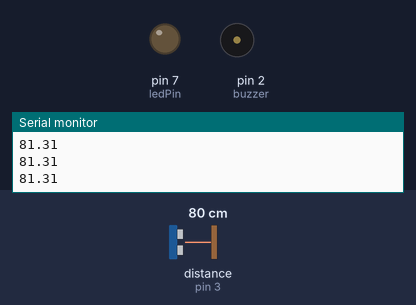
A sketch run on a simulated Arduino Uno, built with avr-gcc and run on an emulated ATmega328P. Parts: output pins drawn as LEDs (lit = HIGH), buzzer (waves = sounding, pin HIGH), the last lines printed to the serial monitor. Wiring (inferred from the names in the program): ultrasonic range finder: trigger pin 6; echo pin 3. The test bench sets the inputs (shaded band); at power-on: distance to the obstacle (sensor on pin 3) 80 cm. The echo pulse lasts 58.3 µs per cm; pins used as bus, display or sensor lines are not drawn.

Above: at 1.2 s.
1.3 s: distance to the obstacle (sensor on pin 3) set to 10 cm
2.8 s: distance to the obstacle (sensor on pin 3) set to 7 cm
At 4.0 s:
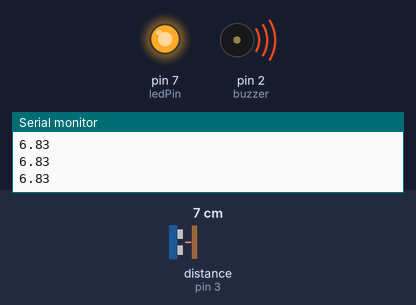
4.3 s: distance to the obstacle (sensor on pin 3) set to 4 cm
5.8 s: distance to the obstacle (sensor on pin 3) set to 2 cm
At 7.0 s:
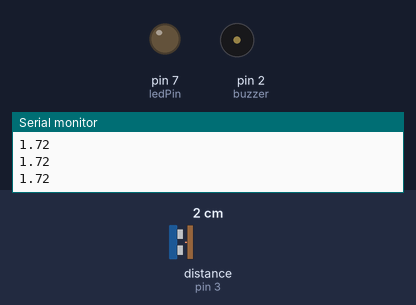
Timing chart, 0 to 8.3 s (numbered marks = the images above; inputs shaded):
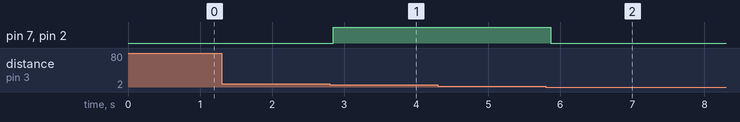

Measured:
- the behaviour switches between 9 and 8 cm on distance to the obstacle (sensor on pin 3) (found by bisection; images 0 and 1)
- the behaviour switches between 3 and 2 cm on distance to the obstacle (sensor on pin 3) (found by bisection; images 1 and 2)
- after the input at 2.8 s, pin 7 (ledPin), pin 2 (buzzer): LOW → HIGH after 0.05 s
- after the input at 5.8 s, pin 7 (ledPin), pin 2 (buzzer): HIGH → LOW after 0.07 s

The sketch:

Ultrasonic.ino
```cpp
int trigPin = 6;
int echoPin =  3;
int ledPin = 7;
int buzzer = 2;

void setup() {
  Serial.begin(9600);
  pinMode(trigPin, OUTPUT);
  pinMode(ledPin, OUTPUT);
  pinMode(buzzer, OUTPUT);
  pinMode(echoPin, INPUT);
}

void loop() {
  float duration, distance;
  digitalWrite(trigPin, LOW);
  delayMicroseconds(2);
  digitalWrite(trigPin, HIGH);
  delayMicroseconds(10);
  digitalWrite(trigPin, LOW);
  duration = pulseIn(echoPin, HIGH);
  //Serial.print(duration);
  //Serial.print(" - ");
  distance = (duration / 2) / 28.57;
  if ((distance >= 200) ||  (distance <= 0))
  {
    Serial.println("out of range ");
  }
  else {
    Serial.println(distance);
  }
  if (distance <= 8 && distance >= 2)
  {
    digitalWrite(ledPin, HIGH);
    digitalWrite(buzzer, HIGH);
  }
  else
  {
    digitalWrite(ledPin, LOW);
    digitalWrite(buzzer, LOW);
  }

  delay(200);
}
```
